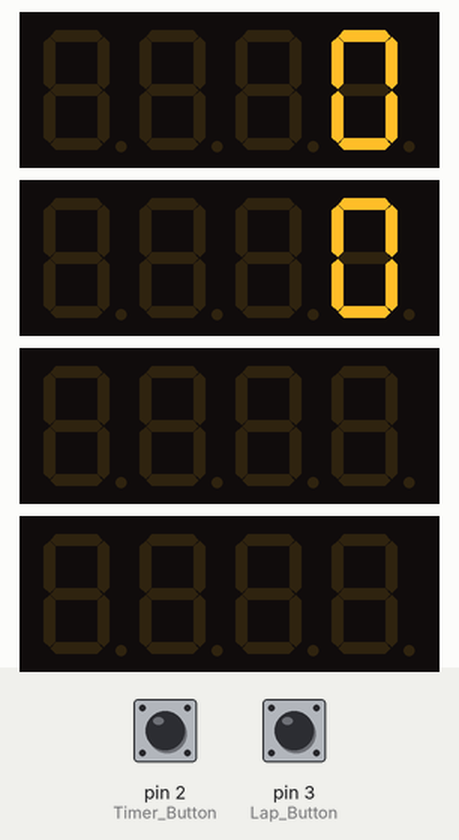
Simulated run of this sketch. Board: Arduino Uno, built with avr-gcc and run on an emulated ATmega328P. On the bench: 4 × 4-digit seven-segment display. The inputs (shaded band) are chosen by the test bench; at power-on: pin 2 (Timer_Button) HIGH, pin 3 (Lap_Button) HIGH. Storage starts empty.

Above: at 1.6 s.
1.7 s: pin 2 (Timer_Button) pulled LOW for 0.15 s
At 3.0 s:
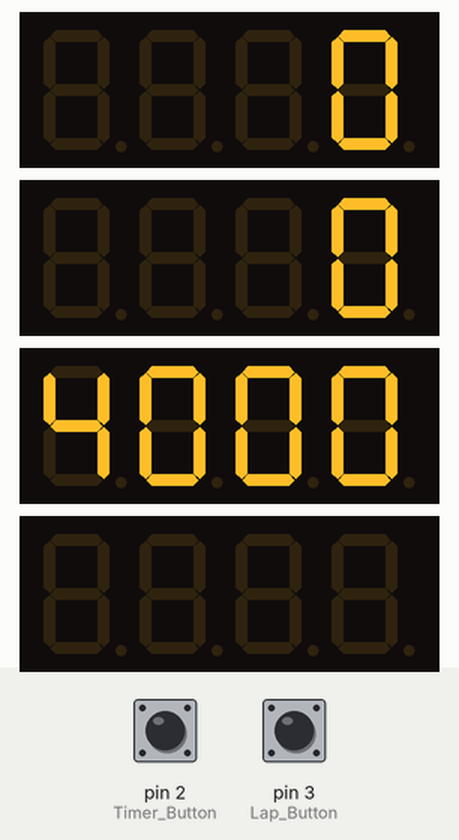
6.0 s: pin 3 (Lap_Button) pulled LOW for 0.15 s
At 7.1 s:
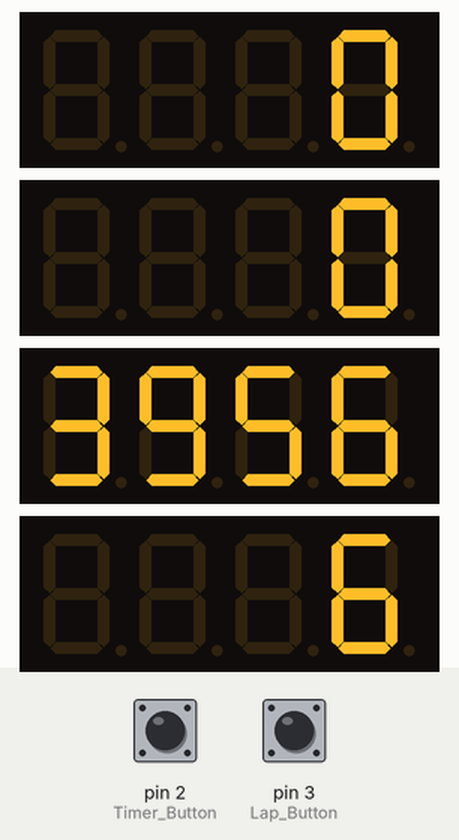
10.3 s: pin 2 (Timer_Button) pulled LOW for 1 s
At 12.3 s:
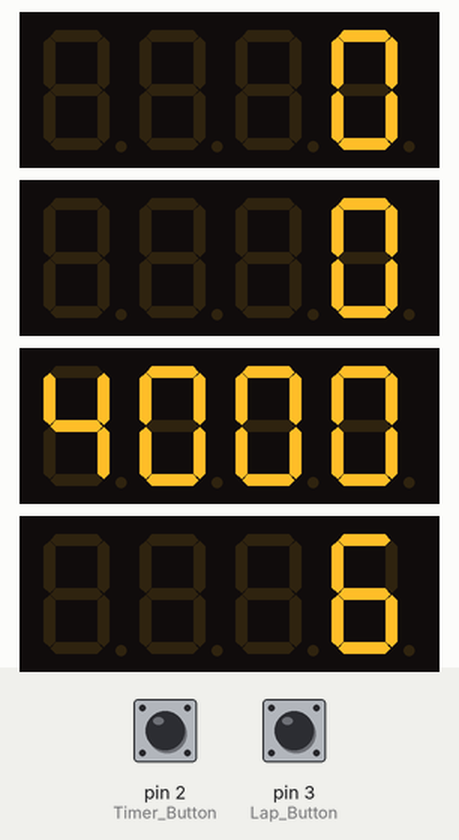
14.4 s: pin 3 (Lap_Button) pulled LOW for 1 s
At 16.0 s:
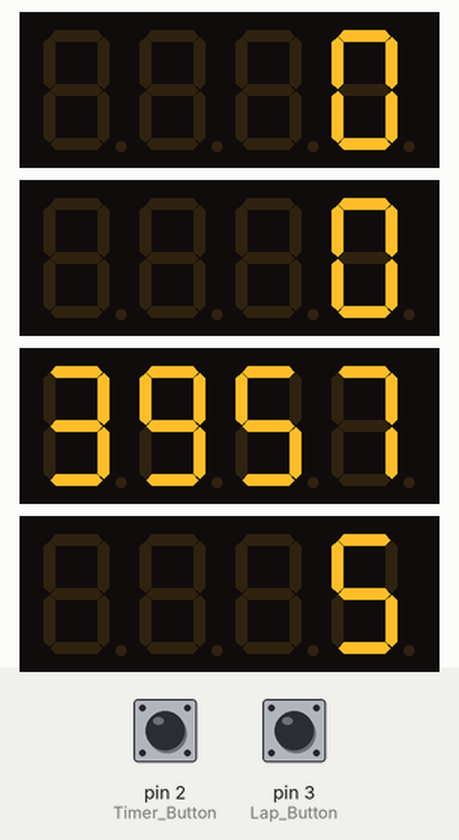
Timing chart, 0 to 17.5 s (numbered marks = the images above; inputs shaded):
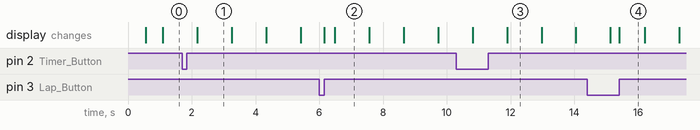

Measured:
- after the input at 1.7 s, the display: changes after 0.47 s (image 1)
- after the input at 6.0 s, the display: first changes after 0.15 s (image 2 shows a later state)
- what the display in image 1 shows lasts 1.1 s, from 2.2 s to 3.3 s
- what the display in image 4 shows lasts 0.8 s, from 15.4 s to 16.2 s

The sketch:

Serial_Master.ino
```cpp
#include <SoftwareSerial.h>
#include <SPI.h>
#include <SD.h> //include the SD library
#include <Arduino.h>
#include <TM1637Display.h>

// Module connection pins (Digital Pins)
#define DISPLAY_CLK 8
#define SPEED_DISPLAY_DIO 4 //speed display
#define BATT_DISPLAY_DIO 5 //battery display
#define LAP_DISPLAY_DIO 6 //lap number display
#define TIME_DISPLAY_DIO 7 //time display

#define Timer_Button 2 //Push Button for timer
#define Lap_Button 3 //Push Button for lap count
#define NoOfLaps 7;

//Arduino 2 uses normal serial & Arduino 3 uses software serial
#define rxPin2 A0 //Arduino 3 rx
#define txPin2 A1 //Arduino 3 tx
#define ssPin 10 //SD Card
#define IntPin3 A4//Interrupt for Arduino 3
#define IntPin2 A5//Interrupt for Arduino 2
SoftwareSerial mySerial =  SoftwareSerial(rxPin2, txPin2); //Arduino 3 comms

bool sdInitSuccess = false; //card init status
File myFile;
String Str2 = "";
String Str3 = "";
long Start_Time;
bool Timer = false;
int Lap_Counter;

TM1637Display speed_display(DISPLAY_CLK, SPEED_DISPLAY_DIO);  //set up the speed display
TM1637Display batt_display(DISPLAY_CLK, BATT_DISPLAY_DIO);  //set up the battery display
TM1637Display lap_display(DISPLAY_CLK, LAP_DISPLAY_DIO);  //set up the lap display
TM1637Display time_display(DISPLAY_CLK, TIME_DISPLAY_DIO);  //set up the stopwatch display

/* Useful Constants */
#define SECS_PER_MIN  (60UL)
#define SECS_PER_HOUR (3600UL)
#define SECS_PER_DAY  (SECS_PER_HOUR * 24L)

/* Useful Macros for getting elapsed time */
#define numberOfSeconds(_time_) (_time_ % SECS_PER_MIN)
#define numberOfMinutes(_time_) ((_time_ / SECS_PER_MIN) % SECS_PER_MIN)
#define numberOfHours(_time_) (( _time_% SECS_PER_DAY) / SECS_PER_HOUR)
#define elapsedDays(_time_) ( _time_ / SECS_PER_DAY)

void setup()
{
  Lap_Counter = NoOfLaps;
  pinMode(Timer_Button,INPUT_PULLUP);
  attachInterrupt(digitalPinToInterrupt(Timer_Button), Start_Timer, RISING);

  pinMode(Lap_Button,INPUT_PULLUP);
  attachInterrupt(digitalPinToInterrupt(Lap_Button), Lap_Count, RISING);

  batt_display.setBrightness(0x0f);
  speed_display.setBrightness(0x0f);
  time_display.setBrightness(0x0f);
  lap_display.setBrightness(0x0f);

  // To arduino 2
  Serial.begin(9600);
  pinMode(IntPin2, OUTPUT);
  digitalWrite(IntPin2, LOW);

  // To arduino 3
  mySerial.begin(9600);
  pinMode(IntPin3, OUTPUT);
  digitalWrite(IntPin3, LOW);

  if(SD.begin(ssPin))
  {
    sdInitSuccess = true;
  }

  if (SD.exists("TEST.txt"))
  {
    SD.remove("TEST.txt");
  }
  myFile = SD.open("TEST.txt", FILE_WRITE);
  myFile.println("Time,BatLvl,Speed,Lat,Log,AccX,AccY,AccZ,Pitch,Yaw,Roll,Current,Temp");
  myFile.close();

}

void loop()
{

  /// Arduino 3 ////
  Str3 = "";
  digitalWrite(IntPin3, HIGH);        // sets the digital pin 3 off

  while (mySerial.available())
 {
   char c = mySerial.read();
   Str3.concat(c);
 }
  digitalWrite(IntPin3, LOW);        // sets the digital pin 13 off
  delay(500);

  int Str3CommaIndex1 = Str3.indexOf(",");//Lat
  int Str3CommaIndex2 = Str3.indexOf(",",Str3CommaIndex1+1);//Long
  int Str3CommaIndex3 = Str3.indexOf(",",Str3CommaIndex2+1);//Speed
  int Str3CommaIndex4 = Str3.indexOf(",",Str3CommaIndex3+1);//Acc1
  int Str3CommaIndex5 = Str3.indexOf(",",Str3CommaIndex4+1);//Acc2
  int Str3CommaIndex6 = Str3.indexOf(",",Str3CommaIndex5+1);//Acc3
  int Str3CommaIndex7 = Str3.indexOf(",",Str3CommaIndex6+1);//Pos1 - Pitch
  int Str3CommaIndex8 = Str3.indexOf(",",Str3CommaIndex7+1);//Pos2 - Yaw
  //Pos3 - Roll

  float Lat = (Str3.substring(1,Str3CommaIndex1)).toFloat();
  float Long = (Str3.substring(Str3CommaIndex1+1,Str3CommaIndex2)).toFloat();
  float Speed = (Str3.substring(Str3CommaIndex2+1,Str3CommaIndex3)).toFloat();
  float AccX = (Str3.substring(Str3CommaIndex3+1,Str3CommaIndex4)).toFloat();
  float AccY = (Str3.substring(Str3CommaIndex4+1,Str3CommaIndex5)).toFloat();
  float AccZ = (Str3.substring(Str3CommaIndex5+1,Str3CommaIndex6)).toFloat();
  float Pitch = (Str3.substring(Str3CommaIndex6+1,Str3CommaIndex7)).toFloat();
  float Yaw = (Str3.substring(Str3CommaIndex7+1,Str3CommaIndex8)).toFloat();
  float Roll = (Str3.substring(Str3CommaIndex8+1,Str3.length()-1)).toFloat();

  Speed = abs(int(Speed));
  speed_display.showNumberDec(Speed, false);


/// Arduino 2 ////
  Str2 = "";
  digitalWrite(IntPin2, HIGH);        // sets the digital pin 2 high

  while (Serial.available())
 {
   char c = Serial.read();
   Str2.concat(c);
 }
  digitalWrite(IntPin2, LOW);        // sets the digital pin 2 low
  delay(500);

  int Str2CommaIndex1 = Str2.indexOf(",");//Current
  int Str2CommaIndex2 = Str2.indexOf(",",Str2CommaIndex1+1);//Temp
  //BatLvl

  float Current = (Str2.substring(1,Str2CommaIndex1)).toFloat();
  float Temp = (Str2.substring(Str2CommaIndex1+1,Str2CommaIndex2)).toFloat();
  int BatLvl = (Str2.substring(Str2CommaIndex2+1,Str2.length()-1)).toInt();
  batt_display.showNumberDec(BatLvl, false);

  if(Timer == true)
  {
    long Elasped_Time = 2400-((millis()-Start_Time)/1000);
    int minutes = numberOfMinutes(Elasped_Time);
    int seconds = numberOfSeconds(Elasped_Time);
    time_display.showNumberDec((minutes*100)+seconds, false);
  }

  long val = millis()/1000;
  int hours = numberOfHours(val);
  int minutes = numberOfMinutes(val);
  int seconds = numberOfSeconds(val);
  String Time = String(hours) + "h " + String(minutes) + "m " + String(seconds) + "s ";

  myFile = SD.open("TEST.txt", FILE_WRITE);
  myFile.println(String(Time)+","+String(BatLvl)+","+String(Speed)+","+String(Lat)+","+String(Long)+","+String(AccX)+","+String(AccY)+","+String(AccZ)+","+String(Pitch)+","+String(Yaw)+","+String(Roll)+","+String(Current)+","+String(Temp));

  myFile.close();
}

void Start_Timer() {
  Start_Time = millis();
  Timer = true;
}

void Lap_Count() {
  Lap_Counter = Lap_Counter - 1;
  if(Lap_Counter < 0)
  {
    Lap_Counter = NoOfLaps;
  }
  lap_display.showNumberDec(Lap_Counter, false);
}
```

Sensor.cpp
```cpp
#include "Sensor.h"

bool Sensor::Connect(int ID)
{
  this-> ID = ID;
  bool Status = true;
  return (bool)Status;
}

float Sensor::Read()
{
  this->value = 0;
  return (float)this->value;
}

float Sensor::GetLatestVal()
{
  return (float)this->value;
}

float Sensor::GetID()
{
  return (int)this->ID;
}
```

Sensor.h
```cpp
class Sensor{
  private:
    int ID;
    float value;

  public:
    bool Connect(int ID);
    float Read();
    float GetLatestVal();
    float GetID();
};
```
